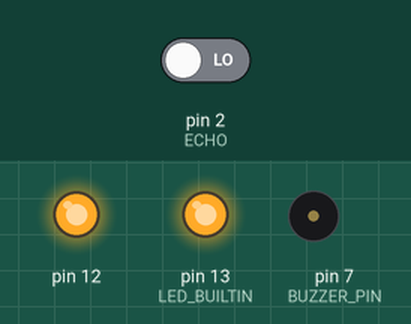
A program run on a simulated Arduino Uno, built with avr-gcc and run on an emulated ATmega328P. Parts: output pins drawn as LEDs (lit = HIGH), buzzer (waves = sounding, pin HIGH). Inputs (shaded band) come from the test bench; at power-on: pin 2 (ECHO) LOW.

Above: at 1.0 s.
At 3.0 s:
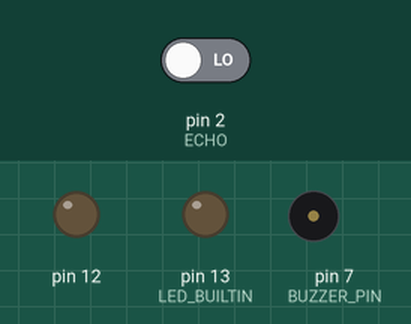
At 4.05 s:
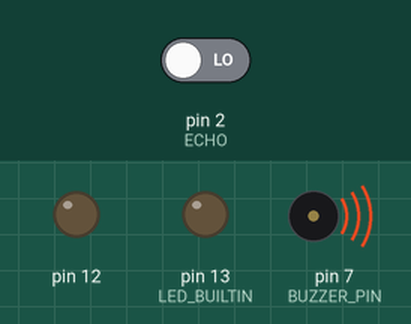
Timing chart, 0 to 5.5 s (numbered marks = the images above):
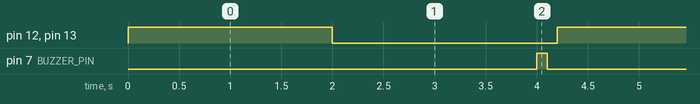

Measured:
- by itself, pin 12, pin 13 (LED_BUILTIN): alternates HIGH for 2.0 s and LOW for 2.2 s
- by itself, pin 7 (BUZZER_PIN): alternates HIGH for 0.10 s and LOW for 4.1 s
- by itself, everything shown: repeats every 4.2 s, in 4 steps

The program:

main.cpp
```cpp
#include <Arduino.h>

#define BUZZER_PIN 7
#define ECHO 2
#define TTRIG 3
int sensor_depan;
int srf_1;

float bacaADC(int pin);
void tampilLcd(int x, int y, char* fmtstr);
void maju(int x, int y ,int arah );

void setup() {
  pinMode(LED_BUILTIN, OUTPUT);
  pinMode(12, OUTPUT);
  pinMode(2, INPUT);
  pinMode(BUZZER_PIN, OUTPUT);
}

void loop()
{
  bool btn_state = digitalRead(2);
  digitalWrite(LED_BUILTIN, HIGH);
  digitalWrite(12, HIGH);
  delay(2000);
  digitalWrite(LED_BUILTIN, LOW);
  digitalWrite(12, LOW);
  delay(2000);

  if (sensor_depan < 20)
  {
    digitalWrite(BUZZER_PIN, HIGH);
    delay(100);
    digitalWrite(BUZZER_PIN, LOW);
    delay(100);
  }
  else
    digitalWrite(BUZZER_PIN, LOW);
}

/**
 * @brief baca fungsi ADC
 *
 * @param pin input
 * @return float data hasi konversi
 */
float bacaADC(int pin){
  float data = analogRead(pin);

  data = 4/10*100;
  return data;
}

/**
 * @brief Fungsi mengakses lcd 16x2 dari string yang dipilih
 *
 * @param x Baris yang dipilih untuk menampilkan string
 * @param y Kolom yang dipilih untuk menampilkan string
 * @param fmtstr String yang akan ditampilkan
 */

void tampilLcd(int x, int y, char* fmtstr)
{

}

/**
 * @brief Fungsi mengarahkan robot ke depan
 *
 * @param x koordinat 1
 * @param y koordinat 2
 * @param arah menentukan kemiringan sudut maju
 */
void maju(int x, int y, int arah)
{


}
```
